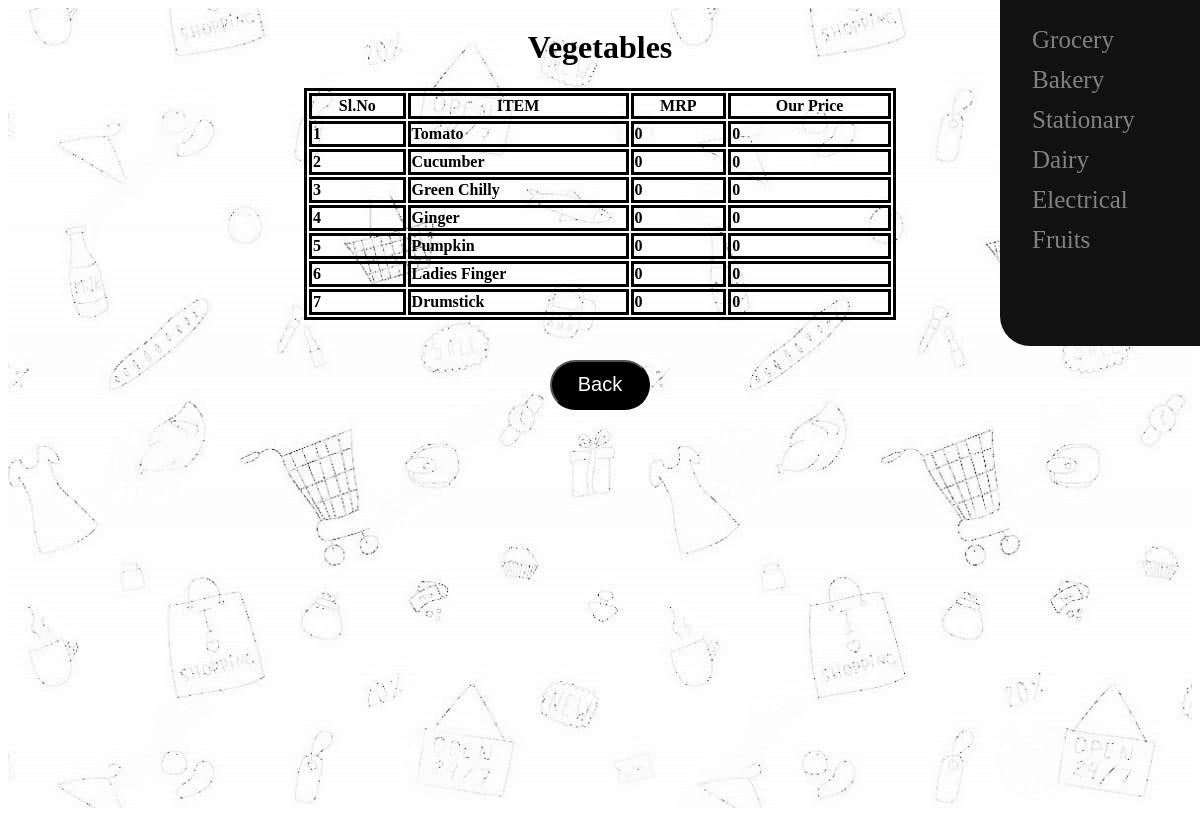
Page /vegetables/ on the committed database.
### home/models.py (models this page shows, shortened)
class Vegetable(models.Model ):
   vegetables_name = models.CharField(max_length=50)
   vegetables_mrp = models.IntegerField()
   vegetables_id = models.IntegerField(primary_key=True)
   vegetables_price = models.IntegerField()

### home/views.py (the view)
# urls.py: path('vegetables/', views.vegetables),
def vegetables(request):
    vegetables_list = {'vegetables':Vegetable.objects.all()}
    return render( request,'vegetables.html', vegetables_list)

### home/templates/vegetables.html (shortened to what this page needs)
<!DOCTYPE html>
<html lang="en">
<head>
</head>
<body style="scroll-behaviour : smooth;">
    <div class="sidenav">
      <a href="../grocery">Grocery</a>
      <a href="../bakery">Bakery</a>
      <a href="../stationary">Stationary</a>
      <a href="../dairy">Dairy</a>
      <a href="../electrical">Electrical</a>
      <a href="../fruits">Fruits</a>
    </div>
    <div class="body1">
        <h1>Vegetables</h1>
        <table>
            <tr>
                <th>Sl.No</th>
                <th>ITEM</th>
                <th>MRP</th>
                <th>Our Price</th>
            </tr>
            {% for v in vegetables %}
                <tr>
                    <td>{{ v.vegetables_id }}</td>
                    <td>{{ v.vegetables_name }}</td>
                    <td>{{ v.vegetables_mrp }}</td>
                    <td>{{ v.vegetables_price }}</td>
                </tr>
                {% endfor %}
        </table>
        <div style="margin:40px 0px 0px 0px;
          height: 50px;
          text-align: center;
          ">
        <a href="../#products"><button class ="back-button">Back</button></a>
      </div>
    </div>
</body>
</html>

### home/templates/vegetables.html (style rules this page uses)
body { scroll-behavior: smooth; }
.body1 { width : 100%; height : 100vh; display: flex; flex-direction: column; align-items : center; background-image: url(/static/res/background.jpg); background-attachment: fixed; }
table, th, td { border: 3px solid black; font-weight : bolder; }
table { width : 50%; height : auto; }
.back-button { background-color : black; color : white; border-radius:30px; text-decoration:none; width : 100px; height : 50px; font-size : 20px; transition : all 0.4s ease 0s; }
.sidenav { height: 40%; width: 200px; position: fixed; z-index: 1; top: 0; right: 0; background-color: #111; overflow-x: hidden; padding-top: 20px; border-bottom-left-radius : 30px; }
.sidenav a { padding: 6px 6px 6px 32px; text-decoration: none; font-size: 25px; color: #818181; display: block; transition: all 0.4s ease 0s; }

### rows in the picture
Vegetable: vegetables_id "1", vegetables_name "Tomato", vegetables_mrp "0", vegetables_price "0"
Vegetable: vegetables_id "2", vegetables_name "Cucumber", vegetables_mrp "0", vegetables_price "0"
Vegetable: vegetables_id "3", vegetables_name "Green Chilly", vegetables_mrp "0", vegetables_price "0"
Vegetable: vegetables_id "4", vegetables_name "Ginger", vegetables_mrp "0", vegetables_price "0"
Vegetable: vegetables_id "5", vegetables_name "Pumpkin", vegetables_mrp "0", vegetables_price "0"
Vegetable: vegetables_id "6", vegetables_name "Ladies Finger", vegetables_mrp "0", vegetables_price "0"
Vegetable: vegetables_id "7", vegetables_name "Drumstick", vegetables_mrp "0", vegetables_price "0"
